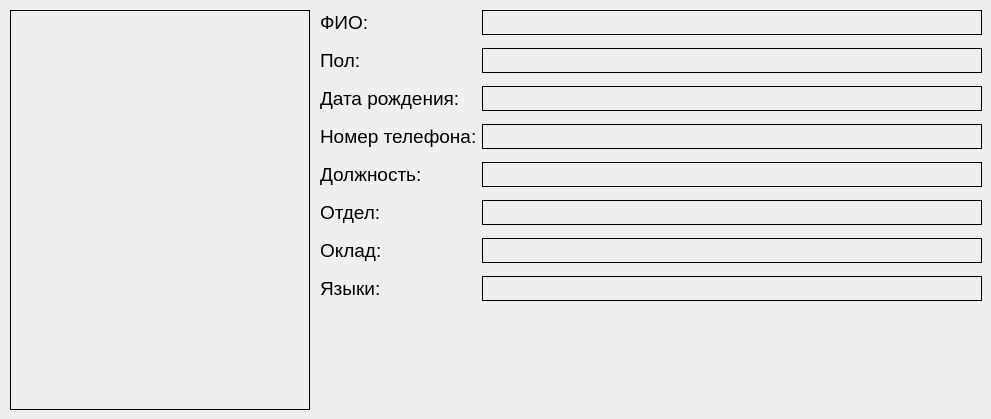
     <widget class="QWidget" name="tab">
      <attribute name="title">
       <string>Основная информация</string>
      </attribute>
      <widget class="QLabel" name="label">
       <property name="geometry">
        <rect>
         <x>320</x>
         <y>10</y>
         <width>49</width>
         <height>25</height>
        </rect>
       </property>
       <property name="font">
        <font>
         <pointsize>14</pointsize>
        </font>
       </property>
       <property name="text">
        <string>ФИО:</string>
       </property>
      </widget>
      <widget class="QLabel" name="label_2">
       <property name="geometry">
        <rect>
         <x>320</x>
         <y>48</y>
         <width>49</width>
         <height>25</height>
        </rect>
       </property>
       <property name="font">
        <font>
         <pointsize>14</pointsize>
        </font>
       </property>
       <property name="text">
        <string>Пол:</string>
       </property>
      </widget>
      <widget class="QLabel" name="label_3">
       <property name="geometry">
        <rect>
         <x>320</x>
         <y>86</y>
         <width>143</width>
         <height>25</height>
        </rect>
       </property>
       <property name="font">
        <font>
         <pointsize>14</pointsize>
        </font>
       </property>
       <property name="text">
        <string>Дата рождения:</string>
       </property>
      </widget>
      <widget class="QLabel" name="label_4">
       <property name="geometry">
        <rect>
         <x>320</x>
         <y>124</y>
         <width>157</width>
         <height>25</height>
        </rect>
       </property>
       <property name="font">
        <font>
         <pointsize>14</pointsize>
        </font>
       </property>
       <property name="text">
        <string>Номер телефона:</string>
       </property>
      </widget>
      <widget class="QLabel" name="lb_photo">
       <property name="geometry">
        <rect>
         <x>10</x>
         <y>10</y>
         <width>300</width>
         <height>400</height>
        </rect>
       </property>
       <property name="frameShape">
        <enum>QFrame::Shape::Box</enum>
       </property>
       <property name="text">
        <string/>
       </property>
       <property name="scaledContents">
        <bool>true</bool>
       </property>
      </widget>
      <widget class="QLabel" name="label_18">
       <property name="geometry">
        <rect>
         <x>320</x>
         <y>162</y>
         <width>157</width>
         <height>25</height>
        </rect>
       </property>
       <property name="font">
        <font>
         <pointsize>14</pointsize>
        </font>
       </property>
       <property name="text">
        <string>Должность:</string>
       </property>
      </widget>
      <widget class="QLabel" name="label_19">
       <property name="geometry">
        <rect>
         <x>320</x>
         <y>200</y>
         <width>157</width>
         <height>25</height>
        </rect>
       </property>
       <property name="font">
        <font>
         <pointsize>14</pointsize>
        </font>
       </property>
       <property name="text">
        <string>Отдел:</string>
       </property>
      </widget>
      <widget class="QLabel" name="label_58">
       <property name="geometry">
        <rect>
         <x>320</x>
         <y>238</y>
         <width>157</width>
         <height>25</height>
        </rect>
       </property>
       <property name="font">
        <font>
         <pointsize>14</pointsize>
        </font>
       </property>
       <property name="text">
        <string>Оклад:</string>
       </property>
      </widget>
      <widget class="QLabel" name="label_59">
       <property name="geometry">
        <rect>
         <x>320</x>
         <y>276</y>
         <width>157</width>
         <height>25</height>
        </rect>
       </property>
       <property name="font">
        <font>
         <pointsize>14</pointsize>
        </font>
       </property>
       <property name="text">
        <string>Языки:</string>
       </property>
      </widget>
      <widget class="QLabel" name="lb_fio">
       <property name="geometry">
        <rect>
         <x>482</x>
         <y>10</y>
         <width>500</width>
         <height>25</height>
        </rect>
       </property>
       <property name="font">
        <font>
         <pointsize>14</pointsize>
        </font>
       </property>
       <property name="frameShape">
        <enum>QFrame::Shape::Box</enum>
       </property>
       <property name="text">
        <string/>
       </property>
      </widget>
      <widget class="QLabel" name="lb_gender">
       <property name="geometry">
        <rect>
         <x>482</x>
         <y>48</y>
         <width>500</width>
         <height>25</height>
        </rect>
       </property>
       <property name="font">
        <font>
         <pointsize>14</pointsize>
        </font>
       </property>
       <property name="frameShape">
        <enum>QFrame::Shape::Box</enum>
       </property>
       <property name="text">
        <string/>
       </property>
      </widget>
      <widget class="QLabel" name="lb_birthDate">
       <property name="geometry">
        <rect>
         <x>482</x>
         <y>86</y>
         <width>500</width>
         <height>25</height>
        </rect>
       </property>
       <property name="font">
        <font>
         <pointsize>14</pointsize>
        </font>
       </property>
       <property name="frameShape">
        <enum>QFrame::Shape::Box</enum>
       </property>
       <property name="text">
        <string/>
       </property>
      </widget>
      <widget class="QLabel" name="lb_phone">
       <property name="geometry">
        <rect>
         <x>482</x>
         <y>124</y>
         <width>500</width>
         <height>25</height>
        </rect>
       </property>
       <property name="font">
        <font>
         <pointsize>14</pointsize>
        </font>
       </property>
       <property name="frameShape">
        <enum>QFrame::Shape::Box</enum>
       </property>
       <property name="text">
        <string/>
       </property>
      </widget>
      <widget class="QLabel" name="lb_post">
       <property name="geometry">
        <rect>
         <x>482</x>
         <y>162</y>
         <width>500</width>
         <height>25</height>
        </rect>
       </property>
       <property name="font">
        <font>
         <pointsize>14</pointsize>
        </font>
       </property>
       <property name="frameShape">
        <enum>QFrame::Shape::Box</enum>
       </property>
       <property name="text">
        <string/>
       </property>
      </widget>
      <widget class="QLabel" name="lb_departament">
       <property name="geometry">
        <rect>
         <x>482</x>
         <y>200</y>
         <width>500</width>
         <height>25</height>
        </rect>
       </property>
       <property name="font">
        <font>
         <pointsize>14</pointsize>
        </font>
       </property>
       <property name="frameShape">
        <enum>QFrame::Shape::Box</enum>
       </property>
       <property name="text">
        <string/>
       </property>
      </widget>
      <widget class="QLabel" name="lb_salary">
       <property name="geometry">
        <rect>
         <x>482</x>
         <y>238</y>
         <width>500</width>
         <height>25</height>
        </rect>
       </property>
       <property name="font">
        <font>
         <pointsize>14</pointsize>
        </font>
       </property>
       <property name="frameShape">
        <enum>QFrame::Shape::Box</enum>
       </property>
       <property name="text">
        <string/>
       </property>
      </widget>
      <widget class="QLabel" name="lb_languages">
       <property name="geometry">
        <rect>
         <x>482</x>
         <y>276</y>
         <width>500</width>
         <height>25</height>
        </rect>
       </property>
       <property name="font">
        <font>
         <pointsize>14</pointsize>
        </font>
       </property>
       <property name="frameShape">
        <enum>QFrame::Shape::Box</enum>
       </property>
       <property name="text">
        <string/>
       </property>
      </widget>
     </widget>
